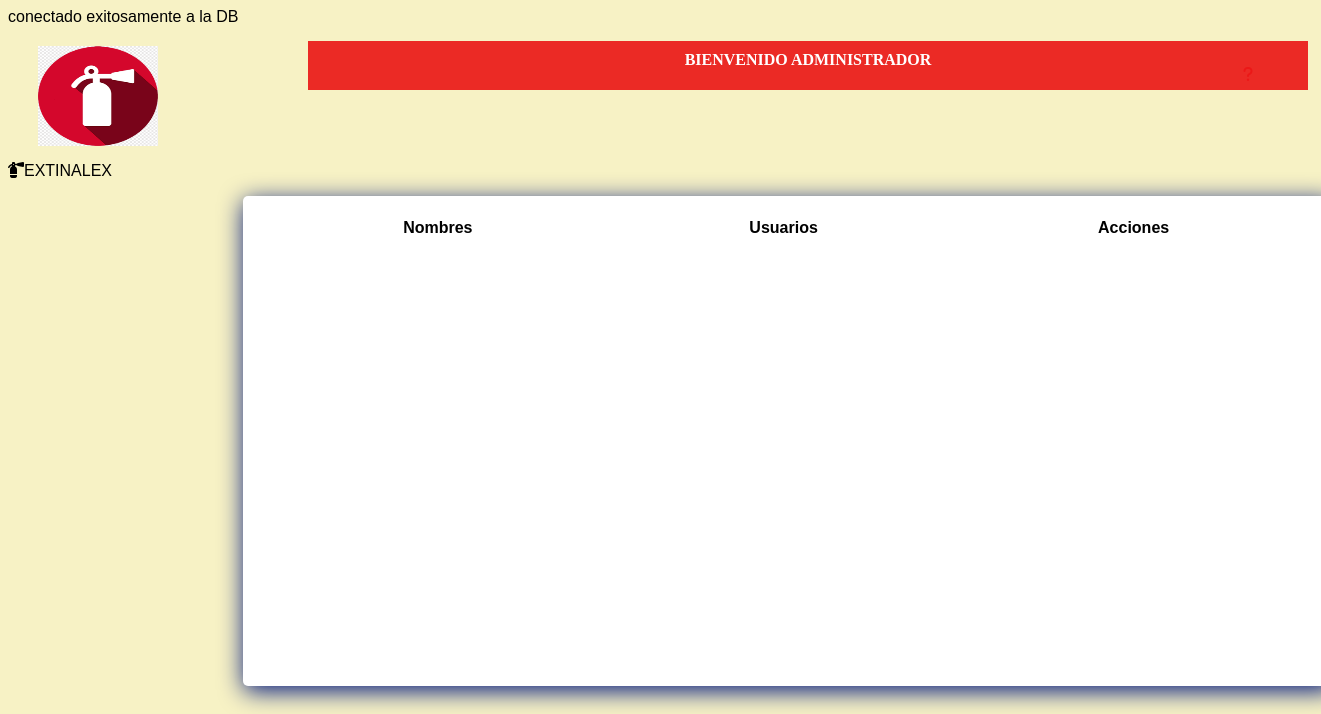
/vista/administrador.php, run on an earlier commit of the app's database.
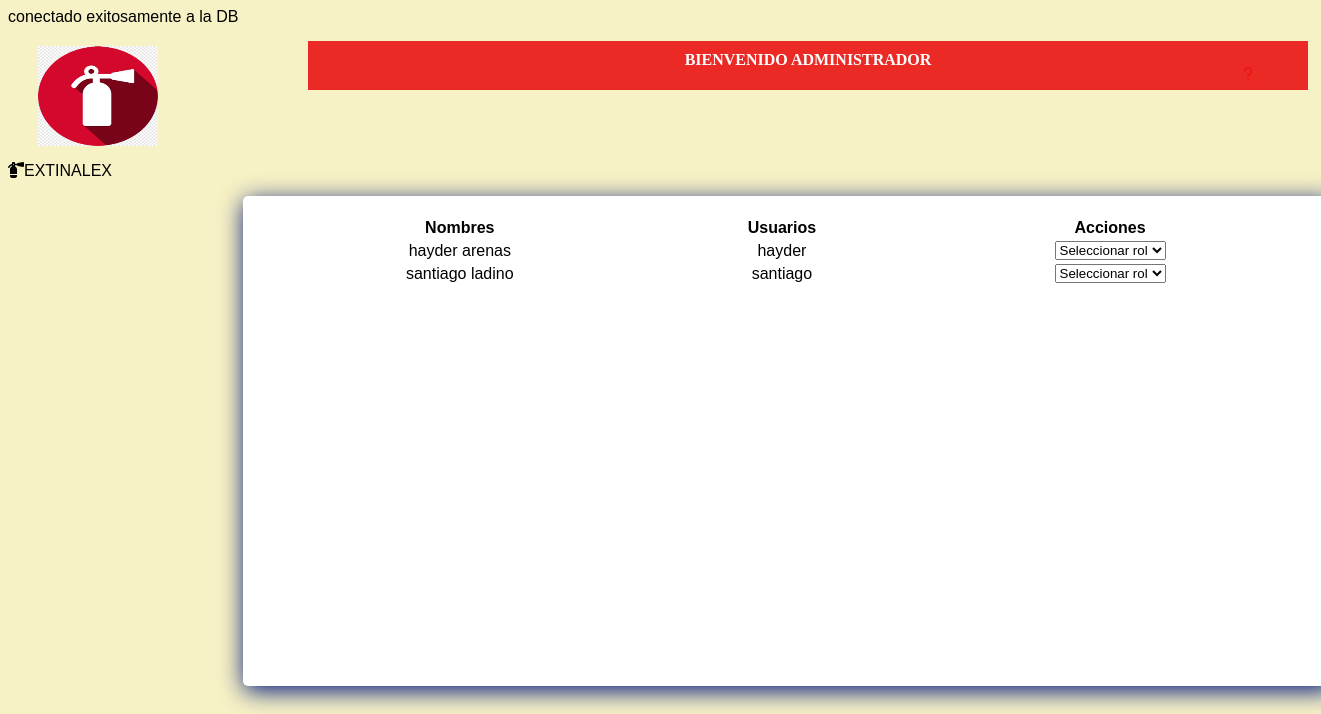
And on a later commit of the database.
### tables this page shows
CREATE TABLE usuarios(
  id_usuarios int   primary key auto_increment,
  nombre varchar (45)  NOT NULL,
  apellidos varchar (45)  NOT NULL,
  correo varchar(45)  NOT NULL,
  usuario varchar(45)  NOT NULL,
  contraseña varchar (45) NOT NULL,
  cargoid int,
  foreign key (cargoid) references cargo (id_cargo)
);

### vista/administrador.php (the view, shortened to what this page needs)
<?php
include "../modelo/conexion_be.php";
$consulta="SELECT * FROM usuarios where cargoid = 2";
$resultado=mysqli_query($conexion, $consulta);
?>
<!DOCTYPE html>
<html lang="en">
<head>
    <link rel="stylesheet" href="css/administrador.css">
</head>
<body>
    <header class="enbacezado">
        <div class="logo">
            <img src="imagenes/logo.png" alt="">
        </div>
            <nav class="menu_pc">
                <h4 class="texto">BIENVENIDO ADMINISTRADOR</h4>
            </nav>
    </header>
    <div class="ayuda">
            <a href="ayudaAdministrador.php"><i class="fas fa-question"></i></a>
    </div>
<div>
    <p class="texto_titulo"><i class="fas fa-fire-extinguisher"></i>EXTINALEX</p>
</div>
<div class="mitad">
    <table style="width:100%">
        <thead>
            <tr>
                <th>Nombres</th>
                <th>Usuarios</th>
                <th>Acciones</th>
            </tr>
        </thead>
        <tbody>
            <?php
                while($row = $resultado->fetch_assoc()){
            ?>
            <tr>
                <td style="text-align:center"><?= $row["nombre"] . " " . $row["apellidos"]  ?></td>
                <td style="text-align:center"><?= $row["usuario"]  ?></td>
                <td style="text-align:center">
                    <select id="select-<?= $row["id_usuarios"] ?>" onchange="changeRol('select-<?= $row['id_usuarios'] ?>',<?= $row['id_usuarios'] ?>)">
                        <option value="0">Seleccionar rol</option>
                    </select>
                </td>
            </tr>
            <?php } ?>
        </tbody>
    </table>
</div>
</body>
</html>

### vista/css/administrador.css (style rules this page uses)
body { background-color: rgb(247, 242, 197); font-family: sans-serif; padding-top: 0px; transition: padding-top 0.5s ease; }
header { width: 100%; }
.enbacezado { position: relative; width: 100%; }
header nav { width:90%; max-width:1000px; margin:20px auto; background:#eb1515e7; }
.logo { margin-left: 30px; margin-top: 20px; }
.logo img { width: 120px; height: 100px; }
.menu_pc { float: right; margin-top: -105PX; position: absolute; margin-left: 300px; }
.menu_pc .texto { text-align: center; color: white; font-family: Georgia, 'Times New Roman', Times, serif; margin-top: 10px; }
.ayuda { float: right; margin-left: 5px; margin-top: -80px; margin-right: 60px; }
.mitad { z-index: 1; width: 1050px; height: 450px; padding: 20px 20px; font-size: 25px; line-height: 1.2; background: white; box-shadow: 1px 5px 25px rgb(0, 23, 126); border-radius: 5px; text-align: justify; margin-left: 18%; margin-top: 15px; }

What changed in the data, as far as the page shows it:
added usuarios: nombre "hayder", apellidos "arenas", usuario "hayder", id_usuarios "Seleccionar rol"
added usuarios: nombre "santiago", apellidos "ladino", usuario "santiago", id_usuarios "Seleccionar rol"
